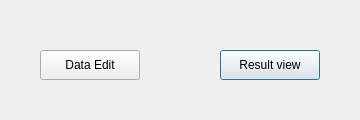
<?xml version="1.0" encoding="UTF-8"?>
<ui version="4.0">
 <class>RootChoice</class>
 <widget class="QDialog" name="RootChoice">
  <property name="geometry">
   <rect>
    <x>0</x>
    <y>0</y>
    <width>360</width>
    <height>120</height>
   </rect>
  </property>
  <property name="windowTitle">
   <string>Root choice</string>
  </property>
  <widget class="QPushButton" name="pushButton">
   <property name="geometry">
    <rect>
     <x>220</x>
     <y>50</y>
     <width>100</width>
     <height>30</height>
    </rect>
   </property>
   <property name="text">
    <string>Result view</string>
   </property>
  </widget>
  <widget class="QPushButton" name="pushButton_2">
   <property name="geometry">
    <rect>
     <x>40</x>
     <y>50</y>
     <width>100</width>
     <height>30</height>
    </rect>
   </property>
   <property name="text">
    <string>Data Edit</string>
   </property>
  </widget>
 </widget>
 <resources/>
 <connections/>
</ui>
